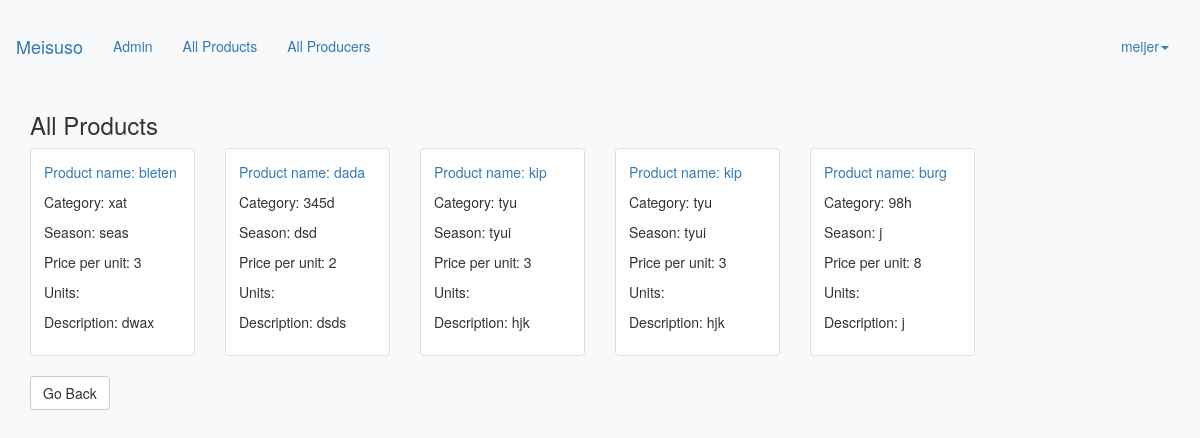
The app's page /all-product/ (signed in) with its own data.
### accounts/models.py (models this page shows, shortened)
class Product(models.Model):
    author = models.ForeignKey(User, on_delete=models.CASCADE, null=True, editable=False)
    product_name = models.CharField(max_length=100, default = '')
    price = models.IntegerField(default = 0)
    CAT = (
        ('F', 'Fruit'),
        ('V', 'Vegetable'),
    )
    category = models.CharField(max_length=1, choices=CAT, default = '')
    season = models.CharField(max_length=100, default = '')
    description = models.CharField(max_length=100, default = '')
    unit = models.CharField(max_length=100, default = '')

### accounts/views.py (the view)
# urls.py: path('all-product/', views.all_product, name='all-product'),
@login_required
def all_product(request):
    products = Product.objects.all()
    template = 'accounts/all_product.html'
    return render(request, template, {'products':products,'user': request.user})

### accounts/templates/accounts/all_product.html (shortened to what this page needs)
{% extends 'base.html' %}
{%block body%}
<div class="container">
  <div class="row">
      <div class="col-sm-12">
          <h3>All Products</h3>
      </div>
          {% for Product in products %}
              <div class="col-sm-4 col-lg-2">
                  <div class="thumbnail">
                      <div class="caption">
                          <p><a href="/account/product_detail/{{Product.id}}" product.id>Product name: {{ Product.product_name }}</a></p>
                          <p>Category: {{ Product.category }}</p>
                          <p>Season: {{ Product.season }}</p>
                          <p>Price per unit: {{ Product.price }}</p>
                          <p>Units: {{ Product.unit }}</p>
                          <p>Description: {{ Product.description }}</p>
                      </div>
                  </div>
              </div>
          {% endfor %}
  </div>
  <button onclick="goBack()" class = "btn btn-default">Go Back</button>
</div>
{%endblock%}

### accounts/templates/base.html (shortened to what this page needs)
<html>
  <head>
    {% load static %}
    <link rel="stylesheet"
    href="https://maxcdn.bootstrapcdn.com/bootstrap/3.3.7/css/bootstrap.min.css"
>
    <link rel="stylesheet" type="text/css" href="{% static 'accounts/style.css' %}">
</head>
<body>
  <br>
  <nav class="navbar navbar-expand-lg navbar-light fixed-top" id="mainNav">
          <div class="container-fluid">
            <div class="navbar-header">
              <a class="navbar-brand" href="/">Meisuso</a>
            </div>
            <div id="navbar" class="navbar-collapse collapse">
              {% if request.user.is_superuser %}
              <ul class = "nav navbar-nav">
<li><a href="{% url 'admin:index' %}">Admin</a></li>
</ul>
{%endif%}
  {% if user.is_authenticated %}<ul class = "nav navbar-nav">
    <li><a href="{% url 'all-product' %}">All Products</a></li>
    <li><a href="{% url 'all-users' %}">All Producers</a></li>
  </ul>
              <ul class="nav navbar-nav navbar-right">
                <li class="dropdown">
                  <a href="#" class="dropdown-toggle" data-toggle="dropdown" role="button" aria-haspopup="true" aria-expanded="false">{{user.username}}<span class="caret"></span></a>
                </li>
              </ul>
                {% else %}
<ul class="nav navbar-nav navbar-right">
                <li><a href="{% url 'register' %}">Register</a></li>
                <li><a href="{% url 'login' %}">Log In</a></li>
  </ul>
{% endif %}
            </div>
          </div>
        </nav>
    {% block body %}
    {% endblock%}
  </body>
</html>

### accounts/static/accounts/style.css (style rules this page uses)
body { background-color: #f8f9fa!important; }
html, body { height: 100%; }

### accounts/templates/base.html (style rules this page uses)
html, body { height: 100%; margin: 0; padding: 0; }

### records on screen
Product: product_name "bieten", category "xat", season "seas", price "3", description "dwax"
Product: product_name "dada", category "345d", season "dsd", price "2", description "dsds"
Product: product_name "kip", category "tyu", season "tyui", price "3", description "hjk"
Product: product_name "kip", category "tyu", season "tyui", price "3", description "hjk"
Product: product_name "burg", category "98h", season "j", price "8", description "j"

### other values on screen
{{ user.username }} "meijer"
